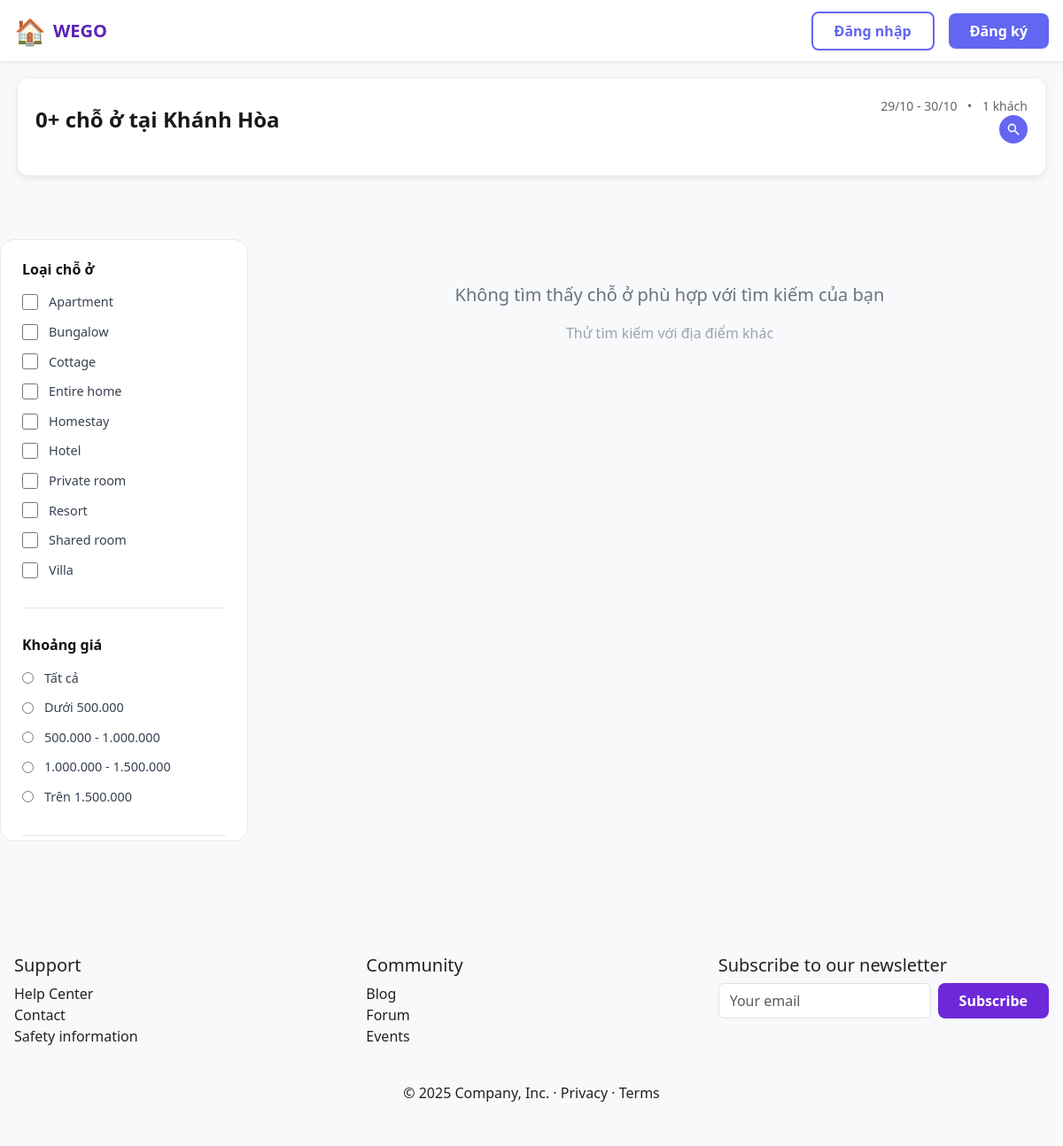
Screenshot of /view/user/traveller/listListings.php?source=featured&location=Khánh+Hòa&checkin=2025-10-29&checkout=2025-10-30&guests=1 with the database file from the repository.
### tables this page shows
CREATE TABLE `place_type` (
  `place_type_id` BIGINT UNSIGNED NOT NULL AUTO_INCREMENT,
  `name` VARCHAR(120) NOT NULL,
  `description` VARCHAR(500) DEFAULT NULL,
  PRIMARY KEY (`place_type_id`),
  UNIQUE KEY `uq_place_type_name` (`name`)
);

### model/mListing.php (called while the page is built, shortened)
<?php
class mListing {
    public function mSearchListingsByLocation($location){
        $p = new mConnect();
        $conn = $p->mMoKetNoi();
        if($conn){
            $location = $conn->real_escape_string($location);
            $strSelect = "SELECT
                            l.listing_id,
                            l.title,
                            l.description,
                            l.price,
                            l.capacity,
                            l.address,
                            l.place_type_id,
                            pt.name as place_type_name,
                            p.name as province_name,
                            p.full_name as province_full_name,
                            w.name as ward_name,
                            w.full_name as ward_full_name,
                            li.file_url,
                            COALESCE(AVG(r.rating), 0) as avg_rating,
                            COUNT(DISTINCT r.review_id) as review_count
                         FROM listing l
                         LEFT JOIN place_type pt ON l.place_type_id = pt.place_type_id
                         LEFT JOIN wards w ON l.ward_code = w.code
                         LEFT JOIN provinces p ON w.province_code = p.code
                         LEFT JOIN listing_image li ON l.listing_id = li.listing_id AND li.is_cover = 1
                         LEFT JOIN review r ON l.listing_id = r.listing_id
                         WHERE l.status = 'active'
                         AND (p.name LIKE '%$location%' OR p.full_name LIKE '%$location%')
                         GROUP BY l.listing_id
                         ORDER BY
                            CASE WHEN COUNT(DISTINCT r.review_id) > 0 THEN 0 ELSE 1 END,
                            avg_rating DESC,
                            l.created_at DESC";
            $result = $conn->query($strSelect);
            return $result;
        }else{
            return false;
        }
    }
}
?>

### model/mType&Amenties.php (called while the page is built, shortened)
<?php
class mType{
    public function mGetAllTypes(){
        $p = new mConnect();
        $conn = $p->mMoKetNoi();
        if($conn){
            $strSelect = "SELECT * FROM place_type ORDER BY name ASC";
            $result = $conn->query($strSelect);
            return $result;
        }else{
            return false;
        }
    }
}
?>

### controller/cType&Amenties.php (called while the page is built, shortened)
<?php
include_once(__DIR__ . "/../model/mType&Amenties.php");
class cTypeAndAmenties{
    public function cGetAllTypes(){
        $mType = new mType();
        $tbl = $mType->mGetAllTypes();
        if(!$tbl){
            return false;
        }else{
            return $tbl;
        }
    }
}
?>

### view/user/traveller/listListings.php (the view, shortened to what this page needs)
<?php
$checkin = $_GET['checkin'] ?? '';
$checkout = $_GET['checkout'] ?? '';
$guests = $_GET['guests'] ?? 1;
include_once(__DIR__ . '/../../../controller/cType&Amenties.php');
$cType = new cTypeAndAmenties();
$placeTypesResult = $cType->cGetAllTypes();
$placeTypes = [];
if ($placeTypesResult) {
  while ($row = $placeTypesResult->fetch_assoc()) {
    $placeTypes[] = $row;
  }
}
$listings = [];
$cListing = new cListing();
$totalResults = count($listings);
?>
<?php include __DIR__ . '/../../partials/header.php'; ?>
<link rel="stylesheet" href="../../../view/css/search-form.css?v=<?php echo time(); ?>">
<link rel="stylesheet" href="../../../view/css/listListing.css?v=<?php echo time(); ?>">
<link rel="stylesheet" href="../../../view/css/listing-search.css?v=<?php echo time(); ?>">
<link rel="stylesheet" href="https://cdn.jsdelivr.net/npm/flatpickr@4.6.13/dist/flatpickr.min.css">
<div class="search-results-container">
  <div class="search-results-header">
    <div class="search-info">
      <h1 class="search-results-title">
        <?php echo $totalResults; ?>+ chỗ ở tại <?php echo htmlspecialchars($location); ?>
      </h1>
      <div class="search-results-info">
        <span><?php echo date('d/m', strtotime($checkin)); ?> - <?php echo date('d/m', strtotime($checkout)); ?></span>
        <span class="separator">•</span>
        <span><?php echo $guests; ?> khách</span>
        <button class="btn-search-modify" id="toggleSearchForm" type="button">
          <svg width="16" height="16" viewBox="0 0 20 20" fill="currentColor">
            <path fill-rule="evenodd" d="M8 4a4 4 0 100 8 4 4 0 000-8zM2 8a6 6 0 1110.89 3.476l4.817 4.817a1 1 0 01-1.414 1.414l-4.816-4.816A6 6 0 012 8z" clip-rule="evenodd"/>
          </svg>
        </button>
      </div>
    </div>
      <?php
      include __DIR__ . '/../../partials/search-form.php';
      ?>
  </div>
</div>
<div class="list-container">
  <aside class="sidebar">
    <div class="filter-section">
      <h3 class="filter-title">Loại chỗ ở</h3>
      <div class="filter-options">
        <?php
        if (!empty($placeTypes)) {
          foreach ($placeTypes as $type) {
            echo '<label class="checkbox-label">';
            echo '<input type="checkbox" name="type[]" value="' . $type['place_type_id'] . '">';
            echo '<span>' . htmlspecialchars($type['name']) . '</span>';
            echo '</label>';
          }
        } else {
          echo '<p class="filter-empty-message">Không có loại chỗ ở</p>';
        }
        ?>
      </div>
    </div>
    <div class="filter-section">
      <h3 class="filter-title">Khoảng giá</h3>
      <div class="filter-options">
        <label class="checkbox-label">
          <input type="radio" name="price" value="">
          <span>Tất cả</span>
        </label>
        <label class="checkbox-label">
          <input type="radio" name="price" value="0-500000">
          <span>Dưới 500.000</span>
        </label>
        <label class="checkbox-label">
          <input type="radio" name="price" value="500000-1000000">
          <span>500.000 - 1.000.000</span>
        </label>
        <label class="checkbox-label">
          <input type="radio" name="price" value="1000000-1500000">
          <span>1.000.000 - 1.500.000</span>
        </label>
        <label class="checkbox-label">
          <input type="radio" name="price" value="1500000+">
          <span>Trên 1.500.000</span>
        </label>
      </div>
    </div>
  </aside>
  <main class="main-content">
    <div class="listings-grid">
      <?php if (!empty($listings)): ?>
        <?php foreach ($listings as $listing): ?>
          <?php
          $amenitiesResult = $cListing->cGetListingAmenities($listing['listing_id']);
          $amenitiesIds = [];
          if ($amenitiesResult && $amenitiesResult->num_rows > 0) {
            while ($amenityRow = $amenitiesResult->fetch_assoc()) {
              $amenitiesIds[] = $amenityRow['amenity_id'];
            }
          }
          $amenitiesStr = implode(',', $amenitiesIds);
          ?>
          <a href="./detailListing.php?id=<?php echo $listing['listing_id']; ?>&checkin=<?php echo urlencode($checkin); ?>&checkout=<?php echo urlencode($checkout); ?>&guests=<?php echo urlencode($guests); ?>"
             class="listing-card-link">
            <article class="listing-card"
                     data-place-type-id="<?php echo $listing['place_type_id'] ?? ''; ?>"
                     data-price="<?php echo $listing['price']; ?>"
                     data-rating="<?php echo $listing['avg_rating']; ?>"
                     data-amenities="<?php echo $amenitiesStr; ?>">
              <div class="listing-image">
              <?php
              if (!empty($listing['file_url'])) {
                if (strpos($listing['file_url'], 'http') === 0) {
                  $imageUrl = $listing['file_url'];
                } else {
                  $imageUrl = '../../../' . $listing['file_url'];
                }
              } else {
                $imageUrl = '../../../public/img/placeholder_listing/demo.png';
              }
              ?>
              <img src="<?php echo $imageUrl; ?>" alt="<?php echo htmlspecialchars($listing['title']); ?>">
            </div>
            <div class="listing-content">
              <div class="listing-header">
                <span class="listing-type">
                  <?php echo htmlspecialchars($listing['place_type_name'] ?? 'Chỗ ở'); ?>
                  tại <?php echo htmlspecialchars($listing['province_name'] ?? $listing['ward_name']); ?>
                </span>
              </div>
              <h2 class="listing-title"><?php echo htmlspecialchars($listing['title']); ?></h2>
              <div class="listing-details">
                <span><?php echo htmlspecialchars($listing['address']); ?></span>
              </div>
              <div class="listing-capacity">
                <i class="fa-solid fa-users"></i>
                <span>Tối đa <?php echo $listing['capacity']; ?> khách</span>
              </div>
              <?php if (!empty($listing['description'])): ?>
                <div class="listing-description">
                  <?php echo htmlspecialchars(substr($listing['description'], 0, 100)) . '...'; ?>
                </div>
              <?php endif; ?>
              <?php if ($listing['review_count'] > 0): ?>
                <div class="listing-rating">
                  <div class="rating-wrapper">
                    <i class="fa-solid fa-star rating-star"></i>
                    <span class="rating-value"><?php echo number_format($listing['avg_rating'], 1); ?></span>
                  </div>
                  <span class="rating-count">
                    (<?php echo $listing['review_count']; ?> đánh giá)
                  </span>
                </div>
              <?php else: ?>
                <div class="listing-rating no-rating">
                  Chưa có đánh giá
                </div>
              <?php endif; ?>
              <div class="listing-footer">
                <div class="listing-price">
                  <span class="price"><?php echo number_format($listing['price']); ?>₫</span>
                  <span class="price-unit">/đêm</span>
                </div>
              </div>
            </article>
          </a>
        <?php endforeach; ?>
      <?php else: ?>
        <div class="no-results-container">
          <p class="no-results-title">Không tìm thấy chỗ ở phù hợp với tìm kiếm của bạn</p>
          <p class="no-results-subtitle">Thử tìm kiếm với địa điểm khác</p>
        </div>
      <?php endif; ?>
    </div>
  </main>
</div>
<?php include __DIR__ . '/../../partials/footer.php'; ?>

### view/css/style.css (style rules this page uses)
body { font-family: system-ui, -apple-system, "Segoe UI", Roboto, "Helvetica Neue", Arial, sans-serif; background: #f8f9fb; color: #222; margin: 0; padding: 0; }

### view/css/listListing.css (style rules this page uses)
.list-container { display: grid; grid-template-columns: 280px 1fr; gap: 2rem; padding: 2rem 0; max-width: 1400px; margin: 0 auto; }
.sidebar { position: sticky; top: 100px; height: fit-content; max-height: calc(100vh - 120px); overflow-y: auto; padding: 1.5rem; background: white; border-radius: 16px; border: 1px solid #e5e7eb; }
.filter-section { margin-bottom: 2rem; padding-bottom: 2rem; border-bottom: 1px solid #e5e7eb; }
.filter-title { font-size: 1rem; font-weight: 700; color: #111; margin-bottom: 1rem; }
.filter-options { display: flex; flex-direction: column; gap: 0.75rem; }
.checkbox-label { display: flex; align-items: center; gap: 0.75rem; cursor: pointer; font-size: 0.9rem; color: #374151; transition: color 0.2s ease; }
.checkbox-label input[type="checkbox"] { width: 18px; height: 18px; cursor: pointer; accent-color: #6366f1; }
.main-content { min-width: 0; }
.search-info { display: flex; justify-content: space-between; align-items: center; }
.btn-search-modify { background: #6366f1; border: none; border-radius: 50%; width: 32px; height: 32px; display: flex; align-items: center; justify-content: center; cursor: pointer; margin-left: auto; transition: all 0.2s ease; color: white; }
.listings-grid { display: grid; grid-template-columns: repeat(auto-fill, minmax(320px, 1fr)); gap: 1.5rem; margin-bottom: 3rem; }
.no-results-container { grid-column: 1/-1; text-align: center; padding: 3rem; }
.no-results-title { font-size: 1.25rem; color: #6b7280; }
.no-results-subtitle { color: #9ca3af; margin-top: 0.5rem; }

### view/css/listing-search.css (style rules this page uses)
.search-results-container { max-width: 1400px; margin: 0 auto; padding: 20px; }
.search-results-header { background: white; border-radius: 12px; padding: 20px; box-shadow: 0 2px 8px rgba(0,0,0,0.1); margin-bottom: 20px; }
.search-results-title { font-size: 24px; font-weight: 700; margin-bottom: 16px; color: #1a1a1a; }
.search-results-info { font-size: 14px; color: #666; margin-bottom: 16px; }
.search-results-info .separator { margin: 0 8px; }

### rows the page displays
place_type: name "Apartment"
place_type: name "Bungalow"
place_type: name "Cottage"
place_type: name "Entire home"
place_type: name "Homestay"
place_type: name "Hotel"
place_type: name "Private room"
place_type: name "Resort"
place_type: name "Shared room"
place_type: name "Villa"

### other values shown
$totalResults "0"
$location "Khánh Hòa"
date('d/m', strtotime($checkin)) "29/10"
date('d/m', strtotime($checkout)) "30/10"
$guests "1"
